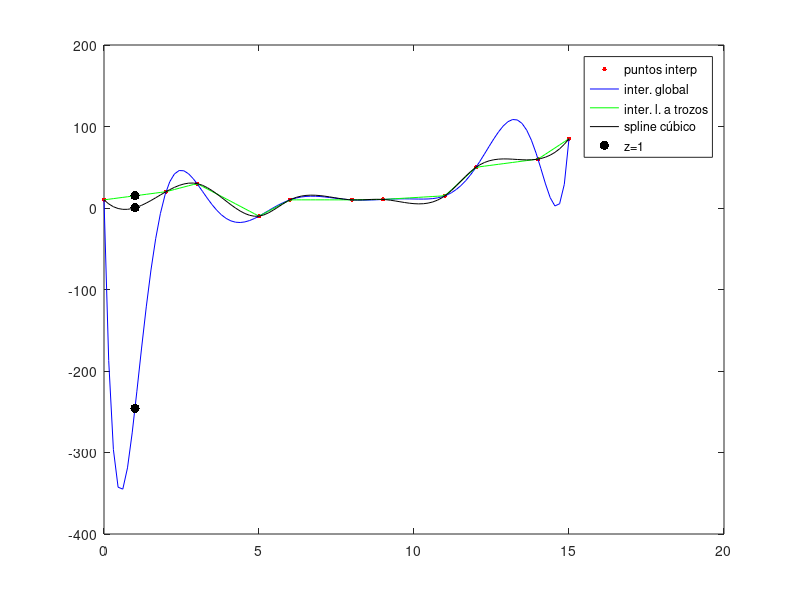

The MATLAB source for this figure:
function ej63estudio

x = [0,2,3,5,6,8,9,11,12,14,15];
y = [10,20,30,-10,10,10,10.5,15,50,60,85];

close all %Cerramos anterior
n = length(x);
z = linspace (min(x), max(x));

plot(x,y,'.r','MarkerSize', 10)

%Pol interpol global

coef = polyfit(x,y,n-1);
pig = polyval (coef,z);

hold on
plot(z,pig,'b')

%Pol interpol lineal a trozos

plt = interp1(x,y,z);
plot(z,plt,'g')

%Spline cúbico

coefspl = spline(x,y);
spl = ppval(coefspl, z);

plot(z,spl,'k')

% Calculamos ahora el valor interpolado para z=1:

pig1 = polyval(coef,1);
disp(['Valor con i. global: ', num2str(pig1)])

plt1 = interp1(x,y,1);
disp (['Valor con i. l. a trozos: ', num2str(plt1)])

spl1 = ppval(coefspl, 1);
disp(['Valor con spline: ', num2str(spl1)])

plot ([1,1,1], [pig1,plt1,spl1], 'k.', 'MarkerSize', 20)

%Leyenda
legend ('puntos interp', 'inter. global', 'inter. l. a trozos', ...
    'spline cúbico','z=1', 'Location', 'Best')
